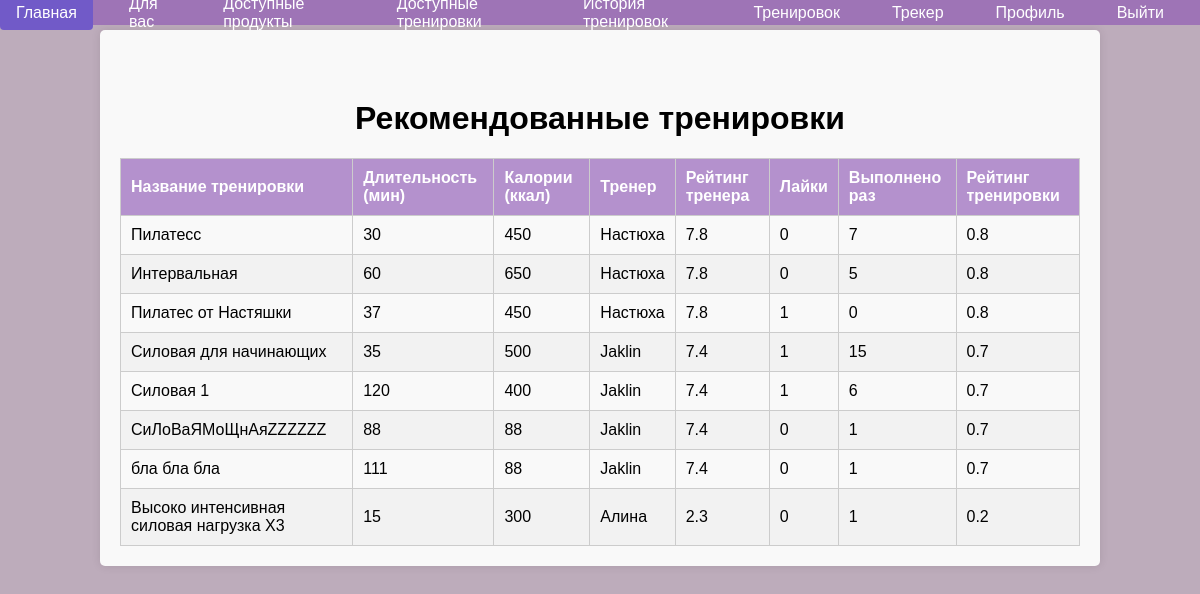
/recommendation.php (signed in), run on the app's committed database.
### tables this page shows
CREATE TABLE `training_programs` (
  `id` int(11) NOT NULL AUTO_INCREMENT,
  `name` varchar(255) DEFAULT NULL,
  `description` text DEFAULT NULL,
  `duration` int(11) DEFAULT NULL,
  `calories_burned` int(11) DEFAULT NULL,
  `training_name` varchar(255) DEFAULT NULL,
  `training_type_id` int(11) DEFAULT NULL,
  `created_by` int(11) DEFAULT NULL,
  `created_at` timestamp NOT NULL DEFAULT current_timestamp(),
  `status` enum('pending','approved','rejected') DEFAULT 'pending',
  PRIMARY KEY (`id`),
  KEY `training_type_id` (`training_type_id`),
  KEY `created_by` (`created_by`),
  CONSTRAINT `training_programs_ibfk_1` FOREIGN KEY (`training_type_id`) REFERENCES `training_types` (`id`) ON DELETE SET NULL,
  CONSTRAINT `training_programs_ibfk_2` FOREIGN KEY (`created_by`) REFERENCES `users` (`id`) ON DELETE CASCADE
);

CREATE TABLE `users` (
  `id` int(11) NOT NULL AUTO_INCREMENT,
  `username` varchar(255) DEFAULT NULL,
  `email` varchar(255) DEFAULT NULL,
  `password_hash` varchar(255) DEFAULT NULL,
  `age` int(11) DEFAULT NULL,
  `weight` float DEFAULT NULL,
  `height` float DEFAULT NULL,
  `gender` enum('male','female') DEFAULT NULL,
  `activity_level` enum('sedentary','light','moderate','active','very_active') DEFAULT NULL,
  `daily_calories` decimal(10,2) DEFAULT NULL,
  `created_at` timestamp NOT NULL DEFAULT current_timestamp(),
  `role_id` int(11) DEFAULT NULL,
  `trainer_rating` float(3,1) DEFAULT NULL,
  PRIMARY KEY (`id`),
  UNIQUE KEY `email` (`email`),
  KEY `role_id` (`role_id`),
  CONSTRAINT `users_ibfk_1` FOREIGN KEY (`role_id`) REFERENCES `roles` (`id`)
);

### recommendation.php (the view, shortened to what this page needs)
<?php
include 'navbar.php';
$current_user_id = $_SESSION['user_id'];
$query = "SELECT rating_weight, likes_weight, execution_weight FROM training_rating_weights WHERE id = 1";
$result = $conn->query($query);
if ($result && $result->num_rows > 0) {
    $weights = $result->fetch_assoc();
} else {
    echo "Ошибка загрузки данных.";
    $weights = ['rating_weight' => 0, 'likes_weight' => 0, 'execution_weight' => 0];
}
function calculateTrainingRating($trainer_rating, $likes, $executions, $weights) {
    $w_r = $weights['rating_weight'];
    $w_l = $weights['likes_weight'];
    $w_e = $weights['execution_weight'];
    $execution_score = log(1 + $executions);
    $score = $w_r * $trainer_rating + $w_l * $likes + $w_e * $execution_score;
    return round($score, 1);
}
$query = "
    SELECT
        t.id,
        t.name,
        t.duration,
        t.calories_burned,
        u.username AS trainer_username,
        u.id AS trainer_id,
        u.trainer_rating,
        COUNT(DISTINCT CASE WHEN tl.user_id = $current_user_id THEN tl.id END) AS like_count,
        COUNT(DISTINCT CASE WHEN te.user_id = $current_user_id THEN te.id END) AS execution_count
    FROM training_programs t
    LEFT JOIN users u ON u.id = t.created_by
    LEFT JOIN training_likes tl ON t.id = tl.training_id
    LEFT JOIN training_executions te ON t.id = te.training_id
    WHERE t.status = 'approved'
    GROUP BY t.id
";
$result = $conn->query($query);
$training_data = [];
while ($row = $result->fetch_assoc()) {
    $trainer_rating = $row['trainer_rating'];
    $training_rating = calculateTrainingRating($trainer_rating, $row['like_count'], $row['execution_count'], $weights);
    $training_data[] = [
        'id' => $row['id'],
        'name' => $row['name'],
        'duration' => $row['duration'],
        'calories_burned' => $row['calories_burned'],
        'trainer_username' => $row['trainer_username'],
        'trainer_id' => $row['trainer_id'],
        'trainer_rating' => $trainer_rating,
        'like_count' => $row['like_count'],
        'execution_count' => $row['execution_count'],
        'training_rating' => $training_rating
    ];
}
usort($training_data, function($a, $b) {
    return $b['training_rating'] <=> $a['training_rating'];
});
?>
<!DOCTYPE html>
<html lang="ru">
<head>
</head>
<body>
<div class="container">
    <h1>Рекомендованные тренировки</h1>
    <?php if (!empty($training_data)): ?>
        <table>
            <thead>
                <tr>
                    <th>Название тренировки</th>
                    <th>Длительность (мин)</th>
                    <th>Калории (ккал)</th>
                    <th>Тренер</th>
                    <th>Рейтинг тренера</th>
                    <th>Лайки</th>
                    <th>Выполнено раз</th>
                    <th>Рейтинг тренировки</th>
                </tr>
            </thead>
            <tbody>
                <?php foreach ($training_data as $training): ?>
                    <tr>
                        <td><?= htmlspecialchars($training['name']) ?></td>
                        <td><?= htmlspecialchars($training['duration']) ?></td>
                        <td><?= htmlspecialchars($training['calories_burned']) ?></td>
                        <td><?= htmlspecialchars($training['trainer_username']) ?></td>
                        <td class="rating-badge"><?= $training['trainer_rating'] ?></td>
                        <td><?= $training['like_count'] ?></td>
                        <td><?= $training['execution_count'] ?></td>
                        <td class="training-rating"><?= $training['training_rating'] ?></td>
                    </tr>
                <?php endforeach; ?>
            </tbody>
        </table>
    <?php else: ?>
        <p>Нет данных для отображения.</p>
    <?php endif; ?>
</div>
</body>
</html>

### navbar.php (style rules this page uses)
body { margin: 0; padding-top: 50px; }

### recommendation.php (style rules this page uses)
body { font-family: Arial, sans-serif; background-color: #bdacbb; margin: 0; padding: 0; display: flex; flex-direction: column; align-items: center; }
h1 { margin-top: 50px; text-align: center; }
.container { width: 80%; max-width: 1200px; padding: 20px; background-color: #f9f9f9; border-radius: 5px; box-shadow: 0 0 10px rgba(0, 0, 0, 0.1); margin-top: 30px; }
table { width: 100%; border-collapse: collapse; margin-top: 20px; }
table, th, td { border: 1px solid #ccc; }
th, td { padding: 10px; text-align: left; }
th { background-color: rgba(139, 83, 179, 0.62); color: white; }
tr:nth-child(even) { background-color: #f2f2f2; }

### data on the page
training_programs: name "Пилатесс", duration "30", calories_burned "450", created_by.username "Настюха", created_by.trainer_rating "7.8", like_count "0", execution_count "7", training_rating "0.8"
training_programs: name "Интервальная", duration "60", calories_burned "650", created_by.username "Настюха", created_by.trainer_rating "7.8", like_count "0", execution_count "5", training_rating "0.8"
training_programs: name "Пилатес от Настяшки", duration "37", calories_burned "450", created_by.username "Настюха", created_by.trainer_rating "7.8", like_count "1", execution_count "0", training_rating "0.8"
training_programs: name "Силовая для начинающих", duration "35", calories_burned "500", created_by.username "Jaklin", created_by.trainer_rating "7.4", like_count "1", execution_count "15", training_rating "0.7"
training_programs: name "Силовая 1", duration "120", calories_burned "400", created_by.username "Jaklin", created_by.trainer_rating "7.4", like_count "1", execution_count "6", training_rating "0.7"
training_programs: name "СиЛоВаЯМоЩнАяZZZZZZ", duration "88", calories_burned "88", created_by.username "Jaklin", created_by.trainer_rating "7.4", like_count "0", execution_count "1", training_rating "0.7"
training_programs: name "бла бла бла", duration "111", calories_burned "88", created_by.username "Jaklin", created_by.trainer_rating "7.4", like_count "0", execution_count "1", training_rating "0.7"
training_programs: name "Высоко интенсивная силовая нагрузка Х3", duration "15", calories_burned "300", created_by.username "Алина", created_by.trainer_rating "2.3", like_count "0", execution_count "1", training_rating "0.2"
